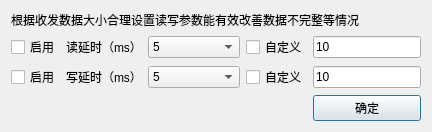
<?xml version="1.0" encoding="UTF-8"?>
<ui version="4.0">
 <class>ReadWriteSettingsWidget</class>
 <widget class="QDialog" name="ReadWriteSettingsWidget">
  <property name="geometry">
   <rect>
    <x>0</x>
    <y>0</y>
    <width>432</width>
    <height>126</height>
   </rect>
  </property>
  <property name="windowTitle">
   <string>收发参数设置</string>
  </property>
  <layout class="QGridLayout" name="gridLayout">
   <item row="2" column="0">
    <widget class="QCheckBox" name="checkBoxRead">
     <property name="text">
      <string>启用</string>
     </property>
    </widget>
   </item>
   <item row="0" column="0" colspan="5">
    <widget class="QLabel" name="label_3">
     <property name="text">
      <string>根据收发数据大小合理设置读写参数能有效改善数据不完整等情况</string>
     </property>
    </widget>
   </item>
   <item row="2" column="4">
    <widget class="QLineEdit" name="lineEditRead">
     <property name="sizePolicy">
      <sizepolicy hsizetype="Expanding" vsizetype="Fixed">
       <horstretch>0</horstretch>
       <verstretch>0</verstretch>
      </sizepolicy>
     </property>
     <property name="text">
      <string>10</string>
     </property>
     <property name="maxLength">
      <number>2</number>
     </property>
     <property name="placeholderText">
      <string>单位：毫秒</string>
     </property>
    </widget>
   </item>
   <item row="3" column="0">
    <widget class="QCheckBox" name="checkBoxWrite">
     <property name="text">
      <string>启用</string>
     </property>
    </widget>
   </item>
   <item row="3" column="3">
    <widget class="QCheckBox" name="checkBoxCustomWrite">
     <property name="text">
      <string>自定义</string>
     </property>
    </widget>
   </item>
   <item row="2" column="1">
    <widget class="QLabel" name="label">
     <property name="text">
      <string>读延时（ms）</string>
     </property>
    </widget>
   </item>
   <item row="2" column="2">
    <widget class="QComboBox" name="comboBoxRead">
     <property name="sizePolicy">
      <sizepolicy hsizetype="Expanding" vsizetype="Fixed">
       <horstretch>0</horstretch>
       <verstretch>0</verstretch>
      </sizepolicy>
     </property>
     <item>
      <property name="text">
       <string>5</string>
      </property>
     </item>
     <item>
      <property name="text">
       <string>10</string>
      </property>
     </item>
     <item>
      <property name="text">
       <string>20</string>
      </property>
     </item>
     <item>
      <property name="text">
       <string>30</string>
      </property>
     </item>
     <item>
      <property name="text">
       <string>40</string>
      </property>
     </item>
     <item>
      <property name="text">
       <string>50</string>
      </property>
     </item>
     <item>
      <property name="text">
       <string>60</string>
      </property>
     </item>
     <item>
      <property name="text">
       <string>70</string>
      </property>
     </item>
     <item>
      <property name="text">
       <string>80</string>
      </property>
     </item>
     <item>
      <property name="text">
       <string>90</string>
      </property>
     </item>
     <item>
      <property name="text">
       <string>100</string>
      </property>
     </item>
    </widget>
   </item>
   <item row="4" column="4">
    <widget class="QPushButton" name="pushButton">
     <property name="text">
      <string>确定</string>
     </property>
    </widget>
   </item>
   <item row="3" column="4">
    <widget class="QLineEdit" name="lineEditWrite">
     <property name="text">
      <string>10</string>
     </property>
     <property name="maxLength">
      <number>2</number>
     </property>
     <property name="placeholderText">
      <string>单位：毫秒</string>
     </property>
    </widget>
   </item>
   <item row="3" column="1">
    <widget class="QLabel" name="label_2">
     <property name="text">
      <string>写延时（ms）</string>
     </property>
    </widget>
   </item>
   <item row="2" column="3">
    <widget class="QCheckBox" name="checkBoxCustomRead">
     <property name="text">
      <string>自定义</string>
     </property>
    </widget>
   </item>
   <item row="3" column="2">
    <widget class="QComboBox" name="comboBoxWrite">
     <property name="sizePolicy">
      <sizepolicy hsizetype="Expanding" vsizetype="Fixed">
       <horstretch>0</horstretch>
       <verstretch>0</verstretch>
      </sizepolicy>
     </property>
     <item>
      <property name="text">
       <string>5</string>
      </property>
     </item>
     <item>
      <property name="text">
       <string>10</string>
      </property>
     </item>
     <item>
      <property name="text">
       <string>20</string>
      </property>
     </item>
     <item>
      <property name="text">
       <string>30</string>
      </property>
     </item>
     <item>
      <property name="text">
       <string>40</string>
      </property>
     </item>
     <item>
      <property name="text">
       <string>50</string>
      </property>
     </item>
     <item>
      <property name="text">
       <string>60</string>
      </property>
     </item>
     <item>
      <property name="text">
       <string>70</string>
      </property>
     </item>
     <item>
      <property name="text">
       <string>80</string>
      </property>
     </item>
     <item>
      <property name="text">
       <string>90</string>
      </property>
     </item>
     <item>
      <property name="text">
       <string>100</string>
      </property>
     </item>
    </widget>
   </item>
   <item row="1" column="2">
    <spacer name="verticalSpacer">
     <property name="orientation">
      <enum>Qt::Vertical</enum>
     </property>
     <property name="sizeHint" stdset="0">
      <size>
       <width>20</width>
       <height>40</height>
      </size>
     </property>
    </spacer>
   </item>
  </layout>
 </widget>
 <resources/>
 <connections>
  <connection>
   <sender>pushButton</sender>
   <signal>clicked()</signal>
   <receiver>ReadWriteSettingsWidget</receiver>
   <slot>close()</slot>
   <hints>
    <hint type="sourcelabel">
     <x>300</x>
     <y>91</y>
    </hint>
    <hint type="destinationlabel">
     <x>239</x>
     <y>91</y>
    </hint>
   </hints>
  </connection>
 </connections>
</ui>
